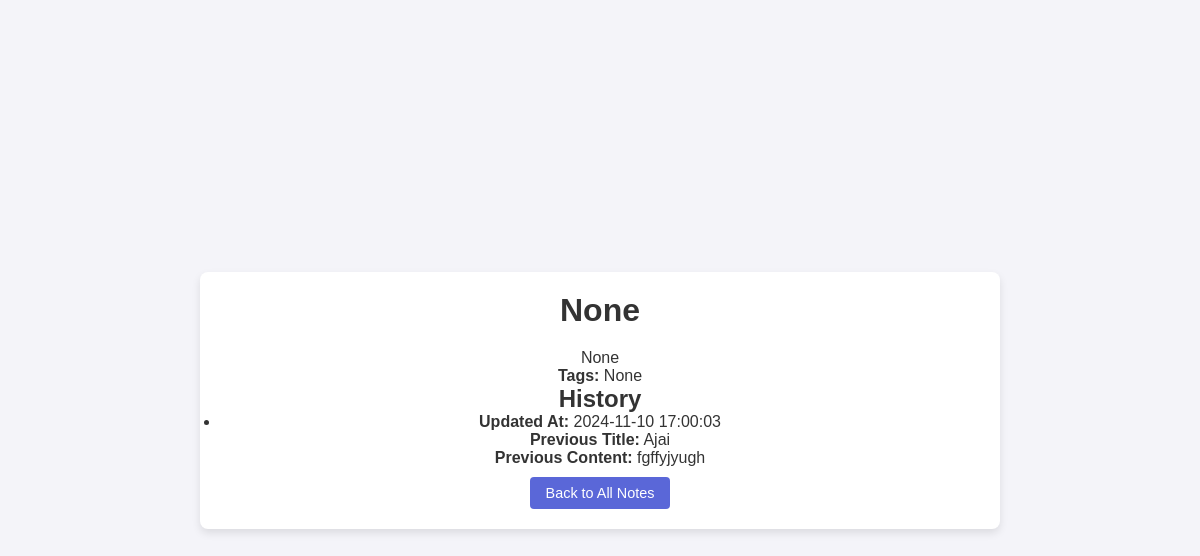
Screenshot of /note/6 with the database file from the repository.
### tables this page shows
CREATE TABLE note_history (
        id INTEGER PRIMARY KEY AUTOINCREMENT,
        note_id INTEGER,
        title TEXT,
        content TEXT,
        updated_at TIMESTAMP DEFAULT CURRENT_TIMESTAMP,
        FOREIGN KEY (note_id) REFERENCES notes (id) ON DELETE CASCADE
    );

### app.py (the view)
    def view_note(self, note_id):
        conn = self.get_db_connection()
        note = conn.execute('''
            SELECT notes.*, GROUP_CONCAT(tags.name) AS tags
            FROM notes
            LEFT JOIN note_tags ON notes.id = note_tags.note_id
            LEFT JOIN tags ON note_tags.tag_id = tags.id
            WHERE notes.id = ?
        ''', (note_id,)).fetchone()
        history = conn.execute('''
            SELECT * FROM note_history
            WHERE note_id = ?
            ORDER BY updated_at DESC
        ''', (note_id,)).fetchall()
        conn.close()
        return render_template('view_note.html', note=note, history=history)

### app.py (called while the page is built)
    def get_db_connection(self):
        conn = sqlite3.connect('notes.db')
        conn.row_factory = sqlite3.Row  # To access columns by name instead of index
        return conn

### templates/view_note.html (shortened to what this page needs)
<!DOCTYPE html>
<html lang="en">
<head>
    <link rel="stylesheet" href="{{ url_for('static', filename='style.css') }}">
</head>
<body>
    <div class="container">
        <h1>{{ note.title }}</h1>
        <p>{{ note.content }}</p>
        <p><strong>Tags:</strong> {{ note.tags }}</p>
        <h2>History</h2>
        <ul>
            {% for entry in history %}
                <li>
                    <strong>Updated At:</strong> {{ entry.updated_at }}<br>
                    <strong>Previous Title:</strong> {{ entry.title }}<br>
                    <strong>Previous Content:</strong> {{ entry.content }}
                </li>
            {% endfor %}
        </ul>
        <a href="{{ url_for('index') }}" class="button">Back to All Notes</a>
    </div>
</body>
</html>

### static/style.css (style rules this page uses)
* { margin: 0; padding: 0; box-sizing: border-box; font-family: Arial, sans-serif; }
body { background-color: #f4f4f9; color: #333; display: flex; justify-content: center; align-items: center; min-height: 100vh; margin: 0; }
.container { width: 80%; max-width: 800px; margin: 20px auto; padding: 20px; background-color: #ffffff; border-radius: 8px; box-shadow: 0 4px 8px rgba(0, 0, 0, 0.1); text-align: center; }
h1 { font-size: 2em; margin-bottom: 20px; color: #333; }
.button { display: inline-block; padding: 8px 16px; margin-top: 10px; font-size: 0.9em; color: white; background-color: #5a67d8; border: none; border-radius: 4px; text-decoration: none; cursor: pointer; transition: background-color 0.3s; }

### rows the page displays
note_history: updated_at "2024-11-10 17:00:03", title "Ajai", content "fgffyjyugh"

### other values shown
{{ note.title }} "None"
{{ note.content }} "None"
{{ note.tags }} "None"
